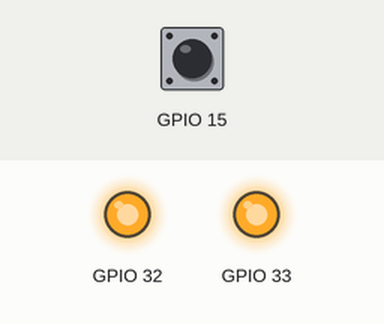
The sketch below on a simulated ESP32. Parts: output pins drawn as LEDs (lit = HIGH). Dashed ring = blinking. Inputs (shaded band) come from the test bench; at power-on: GPIO 15 HIGH. What the sketch prints to the serial monitor is not drawn.

Above: at 3.2 s.
3.3 s: GPIO 15 pulled LOW for 0.15 s
At 3.37 s:
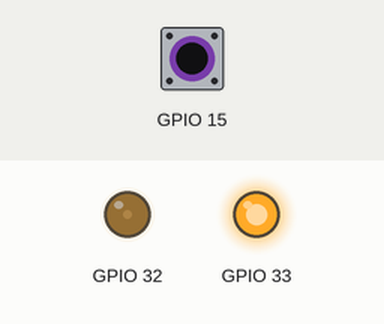
4.9 s: GPIO 15 pulled LOW for 1 s
At 6.8 s:
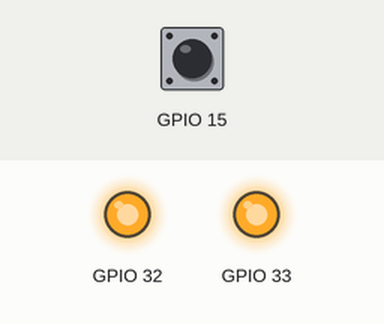
8.9 s: GPIO 15 pulsed LOW 2 times (0.12 s each, 0.3 s apart)
At 9.11 s:
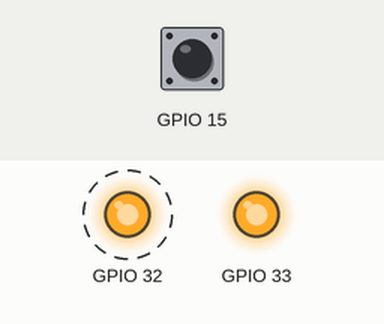
12.5 s: GPIO 15 driven LOW
At 13.1 s:
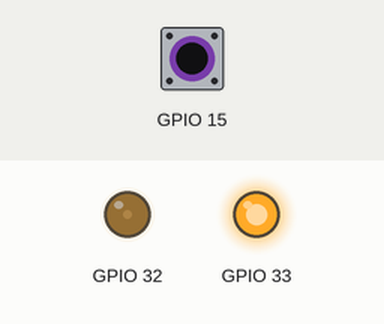
15.5 s: GPIO 15 driven HIGH
At 16.5 s:
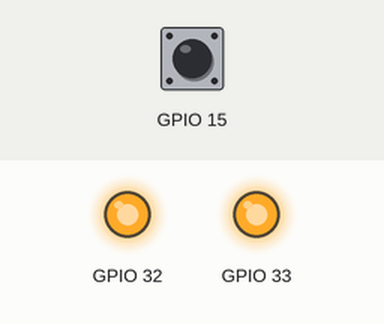
Timing chart, 0 to 18.5 s (numbered marks = the images above; inputs shaded):
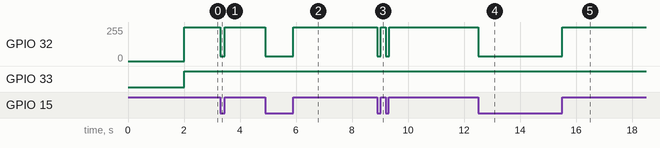

Measured:
- after the input at 3.3 s, GPIO 32: 255/255 → 35/255 at once, → 255/255 0.15 s later
- after the input at 4.9 s, GPIO 32: 255/255 → 35/255 at once, → 255/255 1.0 s later
- after the input at 8.9 s, GPIO 32: alternates 255/255 for 0.18 s and 35/255 for 0.12 s, 4 changes in all, then stays 255/255, starting at once
- after the input at 12.5 s, GPIO 32: 255/255 → 35/255 at once
- after the input at 15.5 s, GPIO 32: 35/255 → 255/255 at once

The sketch:

sketch_oct24b.ino
```cpp
void setup() {
  Serial.begin(115200);
  delay(1000);
  Serial.printf("Touch Sensor");
  delay(1000);
  ledcSetup(0,150,10);
  ledcSetup(1,150,10);
  pinMode(32,OUTPUT);
  pinMode(33,OUTPUT);
  ledcAttachPin(32,0);
  ledcAttachPin(33,1);
}
void loop() {
  int touchwert = touchRead(T3);
  int touch_map = map(touchwert,1,66,0,1023);
  touch_map = constrain(touch_map,0,1023);
  int touch_map1 = map(touchwert,1,66,1023,0);
  touch_map1 = constrain(touch_map1,1023,0);


  int touch_prozent = map(touchwert,3,66,0,100000);
  touch_prozent = constrain(touch_prozent,0,100000);


  float touch_prozentt = float(touch_prozent) / 1000.0;
  ledcWrite(0,touch_map);
  ledcWrite(1,touch_map1);
  Serial.printf("Touchwert: %i, in Prozent: %6.2f%% map1 = %i map2 = %i \n", touchwert, touch_prozentt, touch_map, touch_map1);


}
```
